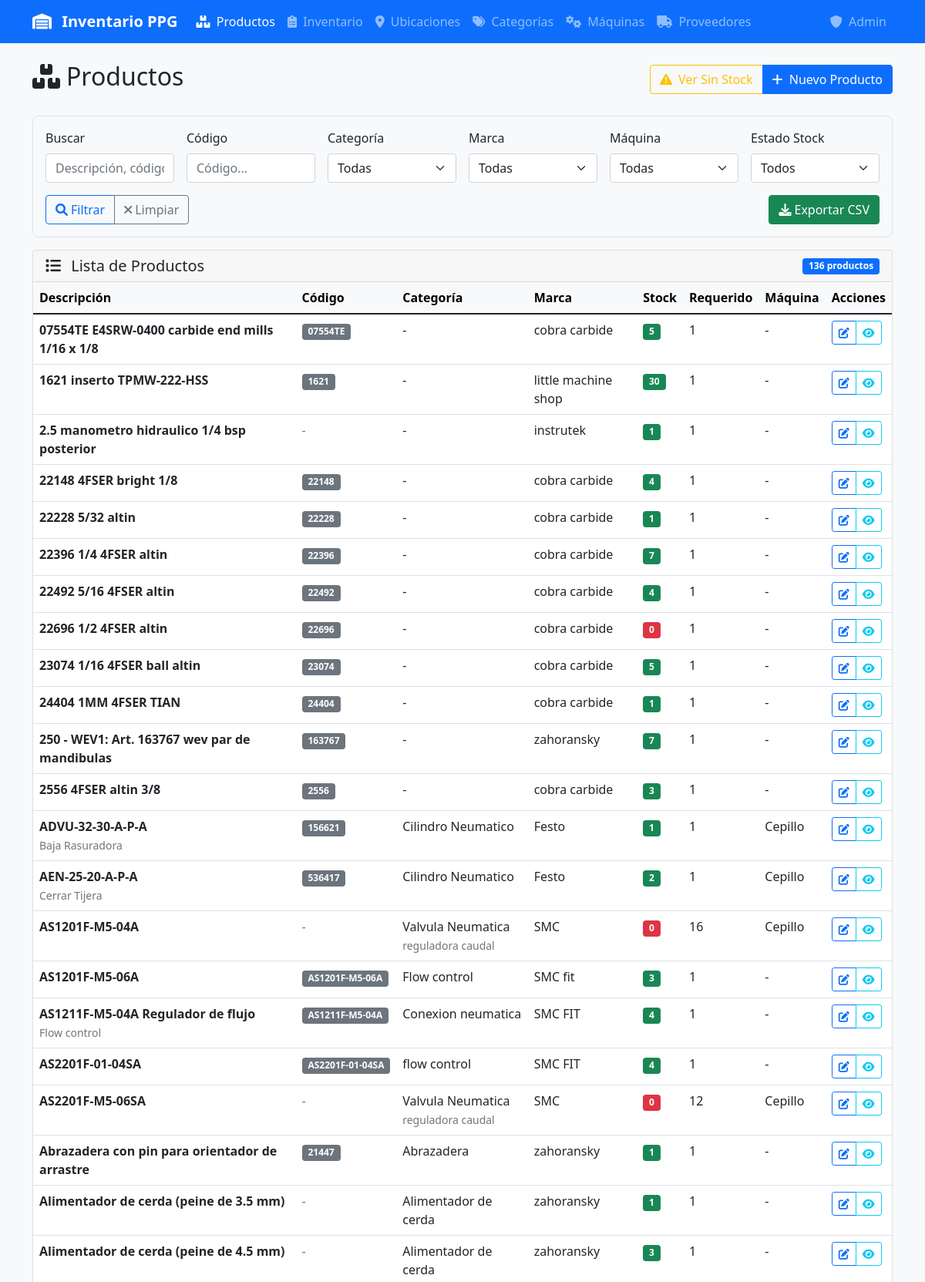
The page /productos (upper part) on the database its author committed.
### tables this page shows
CREATE TABLE productos (
            id INTEGER PRIMARY KEY,
            descripcion TEXT NOT NULL,
            codigo TEXT UNIQUE,
            categoria_id INTEGER,
            subcategoria_id INTEGER,
            marca_id INTEGER,
            notas TEXT,
            cantidad_requerida INTEGER DEFAULT 1,
            maquina_id INTEGER,
            fecha_creacion DATETIME DEFAULT CURRENT_TIMESTAMP,
            fecha_actualizacion DATETIME DEFAULT CURRENT_TIMESTAMP, proveedor_id INTEGER 
                REFERENCES proveedores(id),
            FOREIGN KEY (categoria_id) REFERENCES categorias (id),
            FOREIGN KEY (subcategoria_id) REFERENCES subcategorias (id),
            FOREIGN KEY (marca_id) REFERENCES marcas (id),
            FOREIGN KEY (maquina_id) REFERENCES maquinas (id)
        );

### app.py (the view)
@app.route('/productos')
def productos():
    conn = get_db_connection()
    search = request.args.get('search', '').strip()
    categoria_filter = request.args.get('categoria', '')
    subcategoria_filter = request.args.get('subcategoria', '')
    marca_filter = request.args.get('marca', '')
    maquina_filter = request.args.get('maquina', '')
    codigo_filter = request.args.get('codigo', '').strip()
    stock_filter = request.args.get('stock', '')  # Nuevo filtro de stock
    query = '''
        SELECT p.*, c.nombre as categoria, sc.nombre as subcategoria,
               m.nombre as marca, mq.nombre as maquina,
               COALESCE(SUM(i.cantidad), 0) as stock_total
        FROM productos p
        LEFT JOIN categorias c ON p.categoria_id = c.id
        LEFT JOIN subcategorias sc ON p.subcategoria_id = sc.id
        LEFT JOIN marcas m ON p.marca_id = m.id
        LEFT JOIN maquinas mq ON p.maquina_id = mq.id
        LEFT JOIN inventario i ON p.id = i.producto_id
        WHERE 1=1
    '''
    params = []
    if search:
        query += ' AND (p.descripcion LIKE ? OR p.codigo LIKE ? OR p.notas LIKE ?)'
        search_param = f'%{search}%'
        params.extend([search_param, search_param, search_param])
    if categoria_filter:
        query += ' AND c.nombre = ?'
        params.append(categoria_filter)
    if subcategoria_filter:
        query += ' AND sc.nombre = ?'
        params.append(subcategoria_filter)
    if marca_filter:
        query += ' AND m.nombre = ?'
        params.append(marca_filter)
    if maquina_filter:
        query += ' AND mq.nombre = ?'
        params.append(maquina_filter)
    if codigo_filter:
        query += ' AND p.codigo LIKE ?'
        params.append(f'%{codigo_filter}%')
    query += ' GROUP BY p.id'
    if stock_filter == 'sin_stock':
        query += ' HAVING stock_total = 0'
    elif stock_filter == 'con_stock':
        query += ' HAVING stock_total > 0'
    elif stock_filter == 'stock_bajo':
        query += ' HAVING stock_total > 0 AND stock_total < p.cantidad_requerida'
    query += ' ORDER BY p.descripcion'
    productos = conn.execute(query, params).fetchall()
    categorias = conn.execute('SELECT DISTINCT nombre FROM categorias WHERE nombre IS NOT NULL ORDER BY nombre').fetchall()
    subcategorias = conn.execute('SELECT DISTINCT nombre FROM subcategorias WHERE nombre IS NOT NULL ORDER BY nombre').fetchall()
    marcas = conn.execute('SELECT DISTINCT nombre FROM marcas WHERE nombre IS NOT NULL ORDER BY nombre').fetchall()
    maquinas = conn.execute('SELECT DISTINCT nombre FROM maquinas WHERE nombre IS NOT NULL ORDER BY nombre').fetchall()
    conn.close()
    return render_template('productos.html',
                         productos=productos,
                         categorias=categorias,
                         subcategorias=subcategorias,
                         marcas=marcas,
                         maquinas=maquinas,
                         filters={
                             'search': search,
                             'categoria': categoria_filter,
                             'subcategoria': subcategoria_filter,
                             'marca': marca_filter,
                             'maquina': maquina_filter,
                             'codigo': codigo_filter,
                             'stock': stock_filter
                         })

### app.py (called while the page is built)
def get_db_connection():
    conn = sqlite3.connect(DATABASE, timeout=20.0)
    conn.row_factory = sqlite3.Row
    conn.execute('PRAGMA journal_mode=WAL')  # Better concurrent access
    conn.execute('PRAGMA busy_timeout=20000')  # 20 second timeout
    conn.execute('PRAGMA synchronous=NORMAL')  # Faster writes
    conn.execute('PRAGMA cache_size=10000')  # Larger cache
    conn.execute('PRAGMA temp_store=MEMORY')  # Use memory for temp tables
    return conn

### templates/productos.html (shortened to what this page needs)
{% extends "base.html" %}
{% block content %}
<div class="d-flex justify-content-between align-items-center mb-4">
    <div>
        <h2><i class="fas fa-boxes me-2"></i>Productos</h2>
    </div>
    <div class="btn-group">
        {% if filters.stock != 'sin_stock' %}
        <a href="{{ url_for('productos') }}?stock=sin_stock" class="btn btn-outline-warning">
            <i class="fas fa-exclamation-triangle me-1"></i>
            Ver Sin Stock
        </a>
        {% endif %}
        <a href="{{ url_for('nuevo_producto') }}" class="btn btn-primary">
            <i class="fas fa-plus me-1"></i>
            Nuevo Producto
        </a>
    </div>
</div>
<div class="filter-card">
    <form method="GET" id="filtrosForm" class="row g-3">
        <div class="col-md-2">
            <label for="search" class="form-label">Buscar</label>
            <input type="text" class="form-control" id="search" name="search"
                   value="{{ filters.search }}" placeholder="Descripción, código o notas...">
        </div>
        <div class="col-md-2">
            <label for="codigo" class="form-label">Código</label>
            <input type="text" class="form-control" id="codigo" name="codigo"
                   value="{{ filters.codigo }}" placeholder="Código...">
        </div>
        <div class="col-md-2">
            <label for="categoria" class="form-label">Categoría</label>
            <select class="form-select" id="categoria" name="categoria">
                <option value="">Todas</option>
            </select>
        </div>
        <div class="col-md-2">
            <label for="marca" class="form-label">Marca</label>
            <select class="form-select" id="marca" name="marca">
                <option value="">Todas</option>
            </select>
        </div>
        <div class="col-md-2">
            <label for="maquina" class="form-label">Máquina</label>
            <select class="form-select" id="maquina" name="maquina">
                <option value="">Todas</option>
            </select>
        </div>
        <div class="col-md-2">
            <label for="stock" class="form-label">Estado Stock</label>
            <select class="form-select" id="stock" name="stock">
                <option value="">Todos</option>
            </select>
        </div>
        <div class="col-12 d-flex justify-content-between align-items-end">
            <div class="btn-group" role="group">
                <button type="submit" class="btn btn-outline-primary" title="Filtrar">
                    <i class="fas fa-search me-1"></i>Filtrar
                </button>
                <button type="button" class="btn btn-outline-secondary" onclick="limpiarFiltros()" title="Limpiar">
                    <i class="fas fa-times me-1"></i>Limpiar
                </button>
            </div>
            <button type="button" class="btn btn-success" onclick="exportarDatos()" title="Exportar datos filtrados">
                <i class="fas fa-download me-1"></i>Exportar CSV
            </button>
        </div>
    </form>
</div>
<div class="card">
    <div class="card-header d-flex justify-content-between align-items-center">
        <h5 class="mb-0">
            <i class="fas fa-list me-2"></i>
            Lista de Productos
        </h5>
        <span class="badge bg-primary">{{ productos|length }} productos</span>
    </div>
    <div class="card-body p-0">
        {% if productos %}
        <div class="table-responsive">
            <table class="table table-hover mb-0">
                <thead class="table-light">
                    <tr>
                        <th>Descripción</th>
                        <th>Código</th>
                        <th>Categoría</th>
                        <th>Marca</th>
                        <th>Stock</th>
                        <th>Requerido</th>
                        <th>Máquina</th>
                        <th>Acciones</th>
                    </tr>
                </thead>
                <tbody>
                    {% for producto in productos %}
                    <tr>
                        <td>
                            <div>
                                <strong>{{ producto.descripcion }}</strong>
                                {% if producto.notas %}
                                <br><small class="text-muted">{{ producto.notas[:80] }}{% if producto.notas|length > 80 %}...{% endif %}</small>
                                {% endif %}
                            </div>
                        </td>
                        <td>
                            {% if producto.codigo %}
                                <span class="badge bg-secondary">{{ producto.codigo }}</span>
                            {% else %}
                                <span class="text-muted">-</span>
                            {% endif %}
                        </td>
                        <td>
                            <div>
                                {{ producto.categoria or '-' }}
                                {% if producto.subcategoria %}
                                <br><small class="text-muted">{{ producto.subcategoria }}</small>
                                {% endif %}
                            </div>
                        </td>
                        <td>{{ producto.marca or '-' }}</td>
                        <td>
                            {% if producto.stock_total >= producto.cantidad_requerida %}
                                <span class="badge bg-success">{{ producto.stock_total }}</span>
                            {% elif producto.stock_total > 0 %}
                                <span class="badge bg-warning">{{ producto.stock_total }}</span>
                            {% else %}
                                <span class="badge bg-danger">0</span>
                            {% endif %}
                        </td>
                        <td>{{ producto.cantidad_requerida }}</td>
                        <td>{{ producto.maquina or '-' }}</td>
                        <td>
                            <div class="btn-group" role="group">
                                <a href="{{ url_for('editar_producto', id=producto.id) }}"
                                   class="btn btn-sm btn-outline-primary" title="Editar producto">
                                    <i class="fas fa-edit"></i>
                                </a>
                                <button type="button" class="btn btn-sm btn-outline-info"
                                        onclick="verDetalles({{ producto.id }})" title="Ver detalles">
                                    <i class="fas fa-eye"></i>
                                </button>
                            </div>
                        </td>
                    </tr>
                    {% endfor %}
                </tbody>
            </table>
        </div>
        {% endif %}
    </div>
</div>
{% endblock %}

### templates/base.html (style rules this page uses)
.filter-card { background-color: #f8f9fa; border: 1px solid #dee2e6; border-radius: 0.5rem; padding: 1rem; margin-bottom: 1rem; }
.table-responsive { border-radius: 0.5rem; overflow: hidden; }

### rows shown on the page
productos: descripcion "07554TE E4SRW-0400 carbide end mills 1/16 x 1/8", codigo "07554TE", categoria "-", marca "cobra carbide", stock_total "5", cantidad_requerida "1", maquina "-"
productos: descripcion "1621 inserto TPMW-222-HSS", codigo "1621", categoria "-", marca "little machine shop", stock_total "30", cantidad_requerida "1", maquina "-"
productos: descripcion "2.5 manometro hidraulico 1/4 bsp posterior", categoria "-", marca "instrutek", stock_total "1", cantidad_requerida "1", maquina "-"
productos: descripcion "22148 4FSER bright 1/8", codigo "22148", categoria "-", marca "cobra carbide", stock_total "4", cantidad_requerida "1", maquina "-"
productos: descripcion "22228 5/32 altin", codigo "22228", categoria "-", marca "cobra carbide", stock_total "1", cantidad_requerida "1", maquina "-"
productos: descripcion "22396 1/4 4FSER altin", codigo "22396", categoria "-", marca "cobra carbide", stock_total "7", cantidad_requerida "1", maquina "-"
productos: descripcion "22492 5/16 4FSER altin", codigo "22492", categoria "-", marca "cobra carbide", stock_total "4", cantidad_requerida "1", maquina "-"
productos: descripcion "22696 1/2 4FSER altin", codigo "22696", categoria "-", marca "cobra carbide", shows "0", cantidad_requerida "1", maquina "-"
productos: descripcion "23074 1/16 4FSER ball altin", codigo "23074", categoria "-", marca "cobra carbide", stock_total "5", cantidad_requerida "1", maquina "-"
productos: descripcion "24404 1MM 4FSER TIAN", codigo "24404", categoria "-", marca "cobra carbide", stock_total "1", cantidad_requerida "1", maquina "-"
productos: descripcion "250 - WEV1: Art. 163767 wev par de mandibulas", codigo "163767", categoria "-", marca "zahoransky", stock_total "7", cantidad_requerida "1", maquina "-"
productos: descripcion "2556 4FSER altin 3/8", codigo "2556", categoria "-", marca "cobra carbide", stock_total "3", cantidad_requerida "1", maquina "-"
productos: descripcion "ADVU-32-30-A-P-A", notas "Baja Rasuradora", codigo "156621", categoria "Cilindro Neumatico", marca "Festo", stock_total "1", cantidad_requerida "1", maquina "Cepillo"
productos: descripcion "AEN-25-20-A-P-A", notas "Cerrar Tijera", codigo "536417", categoria "Cilindro Neumatico", marca "Festo", stock_total "2", cantidad_requerida "1", maquina "Cepillo"
productos: descripcion "AS1201F-M5-04A", categoria "Valvula Neumatica", subcategoria "reguladora caudal", marca "SMC", cantidad_requerida "16", maquina "Cepillo"
productos: descripcion "AS1201F-M5-06A", codigo "AS1201F-M5-06A", categoria "Flow control", marca "SMC fit", stock_total "3", cantidad_requerida "1", maquina "-"
productos: descripcion "AS1211F-M5-04A Regulador de flujo", notas "Flow control", codigo "AS1211F-M5-04A", categoria "Conexion neumatica", marca "SMC FIT", stock_total "4", cantidad_requerida "1", maquina "-"
productos: descripcion "AS2201F-01-04SA", codigo "AS2201F-01-04SA", categoria "flow control", marca "SMC FIT", stock_total "4", cantidad_requerida "1", maquina "-"
productos: descripcion "AS2201F-M5-06SA", categoria "Valvula Neumatica", subcategoria "reguladora caudal", marca "SMC", cantidad_requerida "12", maquina "Cepillo"
productos: descripcion "Abrazadera con pin para orientador de arrastre", codigo "21447", categoria "Abrazadera", marca "zahoransky", stock_total "1", cantidad_requerida "1", maquina "-"
productos: descripcion "Alimentador de cerda (peine de 3.5 mm)", categoria "Alimentador de cerda", marca "zahoransky", stock_total "1", cantidad_requerida "1", maquina "-"
productos: descripcion "Alimentador de cerda (peine de 4.5 mm)", categoria "Alimentador de cerda", marca "zahoransky", stock_total "3", cantidad_requerida "1", maquina "-"

### other values the page prints
{{ productos|length }} "136"
